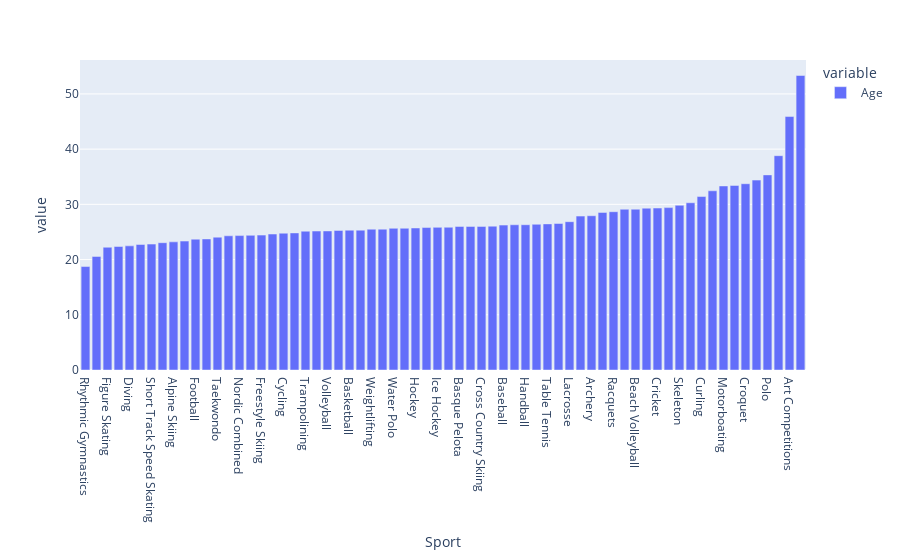

Write notebook code for a chart like this one.
### Code cell
px.bar(df.groupby("Sport")["Age"].mean().sort_values())

### Figure 1 — Plotly figure (JSON) as saved in the notebook; plotly's stock layout.template omitted (floating-point values rounded to 4 significant figures)
{"data": [{"alignmentgroup": "True", "hovertemplate": "variable=Age<br>Sport=%{x}<br>value=%{y}<extra></extra>", "legendgroup": "Age", "marker": {"color": "#636efa", "pattern": {"shape": ""}}, "name": "Age", "offsetgroup": "Age", "orientation": "v", "showlegend": true, "textposition": "auto", "type": "bar", "x": ["Rhythmic Gymnastics", "Swimming", "Figure Skating", "Synchronized Swimming", "Diving", "Gymnastics", "Short Track Speed Skating", "Boxing", "Alpine Skiing", "Ski Jumping", "Football", "Military Ski Patrol", "Taekwondo", "Speed Skating", "Nordic Combined", "Rugby", "Freestyle Skiing", "Luge", "Cycling", "Snowboarding", "Trampolining", "Athletics", "Volleyball", "Rowing", "Basketball", "Judo", "Weightlifting", "Canoeing", "Water Polo", "Badminton", "Hockey", "Wrestling", "Ice Hockey", "Tennis", "Basque Pelota", "Aeronautics", "Cross Country Skiing", "Rugby Sevens", "Baseball", "Softball", "Handball", "Modern Pentathlon", "Table Tennis", "Biathlon", "Lacrosse", "Triathlon", "Archery", "Fencing", "Racquets", "Bobsleigh", "Beach Volleyball", "Tug-Of-War", "Cricket", "Golf", "Skeleton", "Sailing", "Curling", "Jeu De Paume", "Motorboating", "Shooting", "Croquet", "Equestrianism", "Polo", "Alpinism", "Art Competitions", "Roque"], "xaxis": "x", "y": [18.74, 20.57, 22.23, 22.37, 22.48, 22.73, 22.8, 23.05, 23.21, 23.35, 23.69, 23.74, 24.06, 24.3, 24.34, 24.39, 24.43, 24.63, 24.77, 24.83, 25.14, 25.16, 25.18, 25.28, 25.32, 25.33, 25.5, 25.5, 25.66, 25.67, 25.72, 25.8, 25.83, 25.85, 26, 26, 26.01, 26.05, 26.24, 26.3, 26.31, 26.39, 26.46, 26.53, 26.86, 27.87, 27.94, 28.54, 28.67, 29.11, 29.12, 29.31, 29.33, 29.41, 29.83, 30.29, 31.41, 32.45, 33.33, 33.42, 33.73, 34.39, 35.33, 38.81, 45.9, 53.33], "yaxis": "y"}], "layout": {"barmode": "relative", "legend": {"title": {"text": "variable"}, "tracegroupgap": 0}, "margin": {"t": 60}, "xaxis": {"anchor": "y", "domain": [0, 1], "title": {"text": "Sport"}}, "yaxis": {"anchor": "x", "domain": [0, 1], "title": {"text": "value"}}}}
